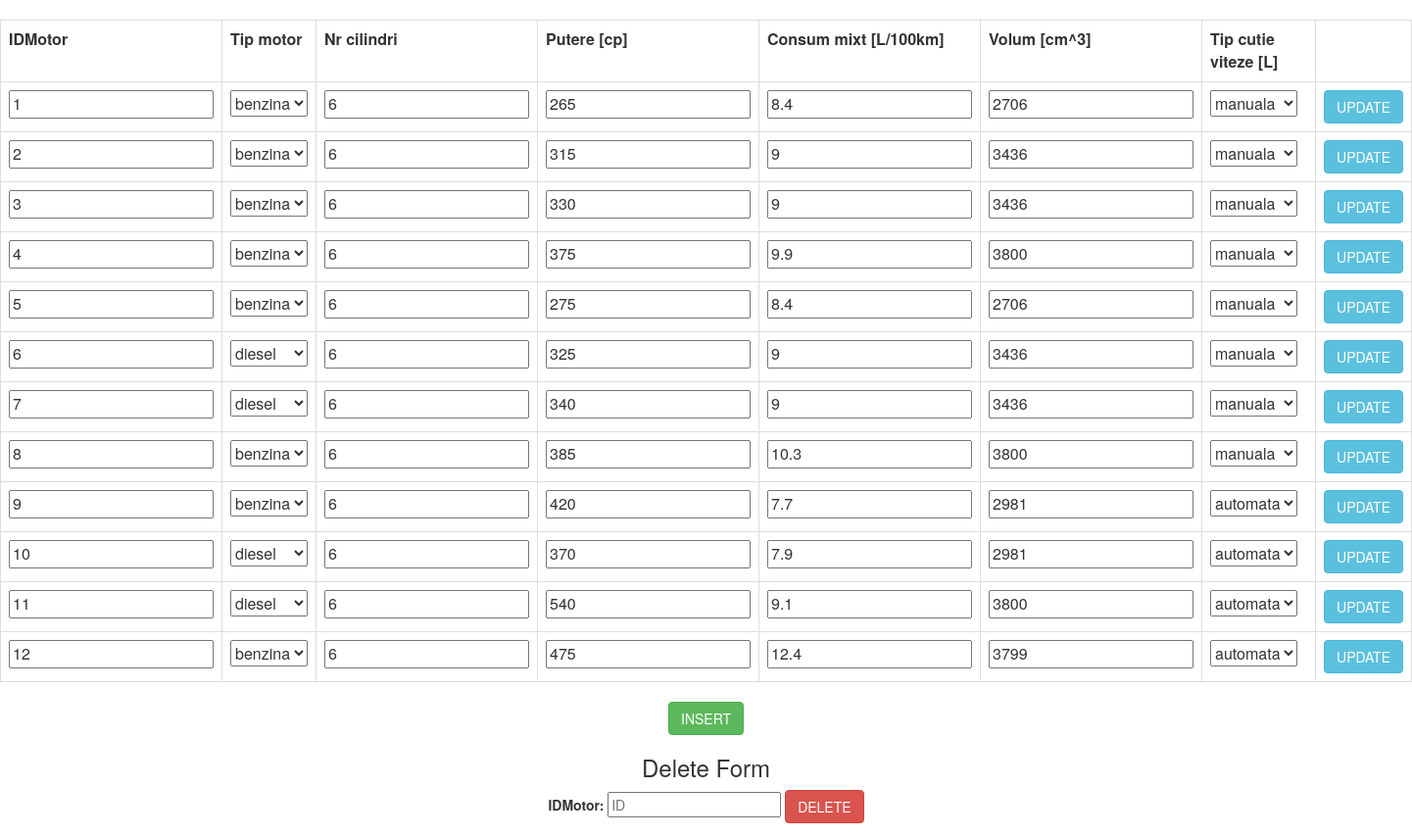
/motor.php, run on the app's committed database.
### tables this page shows
CREATE TABLE `motor` (
  `IDMotor` int(11) NOT NULL,
  `TipMotor` enum('diesel','benzina') NOT NULL DEFAULT 'benzina',
  `NrCilindri` int(11) NOT NULL,
  `Putere` int(11) NOT NULL COMMENT 'cai putere',
  `ConsumMixt` float DEFAULT NULL COMMENT 'L/100km',
  `EmisiiCO2` float DEFAULT NULL COMMENT 'g/Km',
  `Volum` float DEFAULT NULL COMMENT 'cm^3',
  `TipCutieViteze` enum('manuala','automata') NOT NULL DEFAULT 'manuala' COMMENT 'manuala/ automata'
);

### motor.php (the view, shortened to what this page needs)
<html>
<head>
  <link rel="stylesheet" media="all" href="css/bootstrap.min.css">
  <link rel="stylesheet" media="all" href="css/custom.css">
  <link rel="stylesheet" href="http://code.jquery.com/mobile/1.4.5/jquery.mobile-1.4.5.min.css">
</head>
<body>
<?php
    $servername = "localhost";
    $username = "root";
    $password = "";
    $dbname = "masini";
    $conn = new mysqli($servername, $username, $password, $dbname);
    $sql = "SELECT * FROM motor";
    $result = $conn->query($sql);
    echo "<table class='table table-bordered table-hover'>
         <tr>
         <th>IDMotor</th>
         <th>Tip motor</th>
         <th>Nr cilindri</th>
         <th>Putere [cp]</th>
         <th>Consum mixt [L/100km]</th>
         <th>Volum [cm^3]</th>
         <th>Tip cutie viteze [L]</th>
         </tr>";
        while($row = $result->fetch_assoc()) {
            echo "<form action=\"motor.php\" method=\"POST\">";
            echo "<tr>";
            echo "<td>" . "<input type=\"number\" name=\"idmotor\" value='" . $row['IDMotor'] . "' /></td>";
            echo "<td>" . "<select name=\"tipmotor\" >";
                echo "<option";
                    if($row['TipMotor'] == 'benzina'){ echo " selected";}
                    echo " > benzina </option>";
                echo "<option";
                    if($row['TipMotor'] == 'diesel'){ echo " selected";}
                    echo " >diesel </option> </td>";
            echo "<td>" . "<input type=\"number\" name=\"nrcilindri\" value='" . $row['NrCilindri'] . "' /></td>";
            echo "<td>" . "<input type=\"number\" name=\"putere\" value='" . $row['Putere'] . "' /></td>";
            echo "<td>" . "<input type=\"number\" name=\"consummixt\" value='" . $row['ConsumMixt'] . "' /></td>";
            echo "<td>" . "<input type=\"number\" name=\"volum\" value='" . $row['Volum'] . "' /></td>";
            echo "<td>" . "<select name=\"tipcutie\" >";
                echo "<option";
                    if($row['TipCutieViteze'] == 'manuala'){ echo " selected";}
                    echo " > manuala </option>";
                echo "<option";
                    if($row['TipCutieViteze'] == 'automata'){ echo " selected";}
                    echo " >automata </option> </td>";
            echo "<td>" . "<input type=\"submit\" class=\"btn btn-info\" name=\"update\" value=\"UPDATE\" /></td></form>";
        }
        echo "</table>";
    ?>
    <div class ="row">
        <div class="wrapper">
            <button id="insertButton" class="btn btn-success" >INSERT</button>
                <form method="post" action="motor.php">
                    <div>
                        <h3>Delete Form</h3>
                        <label for="id" class="ui-hidden-accessible">IDMotor:</label>
                        <input type="number" name="id" id="deleteid" placeholder="ID">
                        <input type="submit" data-inline="true" class="btn btn-danger" name="delete" value="DELETE">
                    </div>
                </form>
            </div>
        </div>
</body>
</html>

### css/custom.css (style rules this page uses)
body { margin-top:20px; width:100%; }
.wrapper { text-align: center; }

### data on the page
motor: idmotor "1", tipmotor "benzina", nrcilindri "6", putere "265", consummixt "8.4", volum "2706", tipcutie "manuala"
motor: idmotor "2", tipmotor "benzina", nrcilindri "6", putere "315", consummixt "9", volum "3436", tipcutie "manuala"
motor: idmotor "3", tipmotor "benzina", nrcilindri "6", putere "330", consummixt "9", volum "3436", tipcutie "manuala"
motor: idmotor "4", tipmotor "benzina", nrcilindri "6", putere "375", consummixt "9.9", volum "3800", tipcutie "manuala"
motor: idmotor "5", tipmotor "benzina", nrcilindri "6", putere "275", consummixt "8.4", volum "2706", tipcutie "manuala"
motor: idmotor "6", tipmotor "diesel", nrcilindri "6", putere "325", consummixt "9", volum "3436", tipcutie "manuala"
motor: idmotor "7", tipmotor "diesel", nrcilindri "6", putere "340", consummixt "9", volum "3436", tipcutie "manuala"
motor: idmotor "8", tipmotor "benzina", nrcilindri "6", putere "385", consummixt "10.3", volum "3800", tipcutie "manuala"
motor: idmotor "9", tipmotor "benzina", nrcilindri "6", putere "420", consummixt "7.7", volum "2981", tipcutie "automata"
motor: idmotor "10", tipmotor "diesel", nrcilindri "6", putere "370", consummixt "7.9", volum "2981", tipcutie "automata"
motor: idmotor "11", tipmotor "diesel", nrcilindri "6", putere "540", consummixt "9.1", volum "3800", tipcutie "automata"
motor: idmotor "12", tipmotor "benzina", nrcilindri "6", putere "475", consummixt "12.4", volum "3799", tipcutie "automata"
